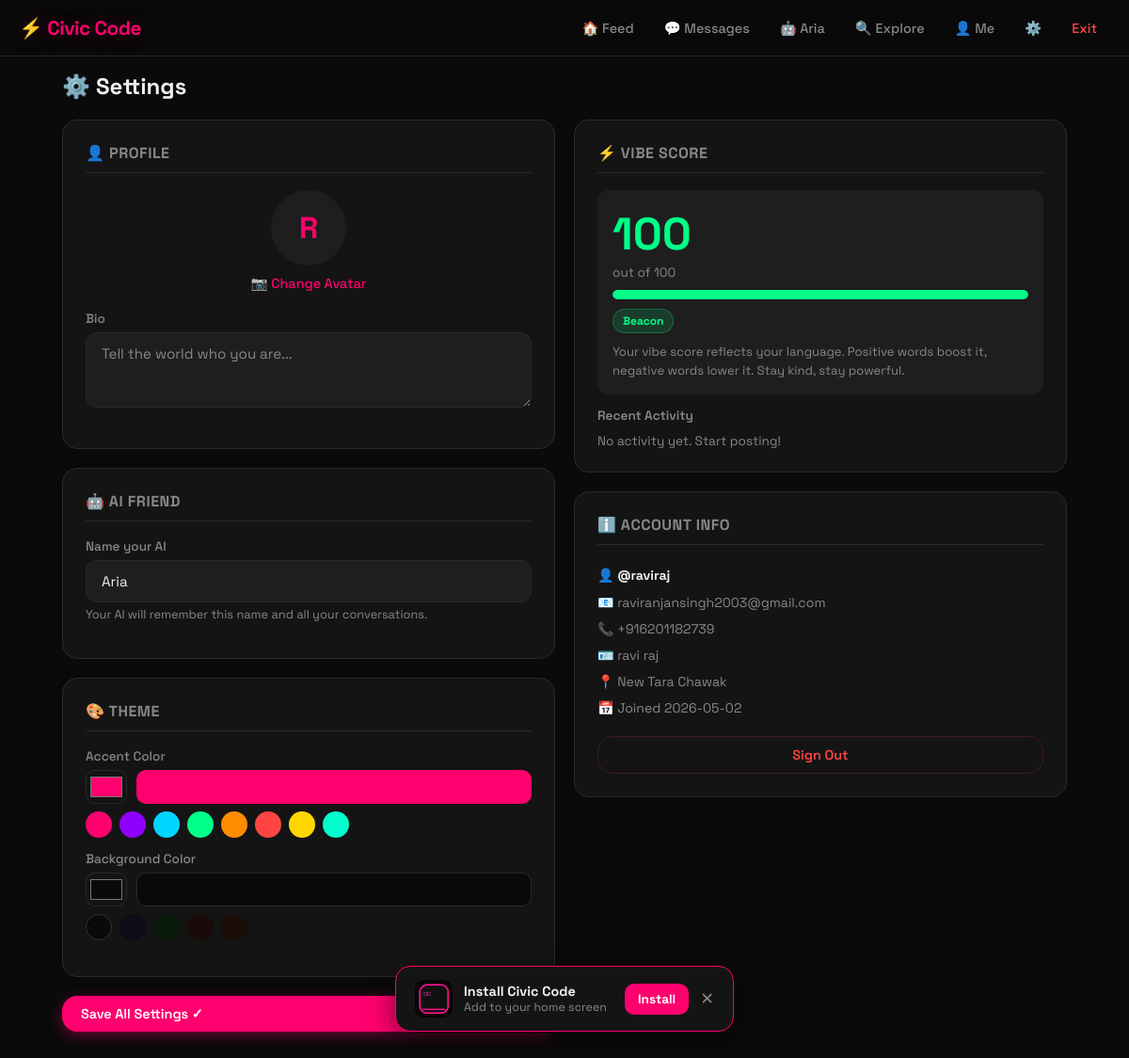
The app's page /settings (signed in) with its own data.
### tables this page shows
CREATE TABLE users (
            id INTEGER PRIMARY KEY AUTOINCREMENT,
            username TEXT UNIQUE NOT NULL,
            email TEXT UNIQUE,
            phone TEXT UNIQUE,
            password TEXT NOT NULL,
            full_name TEXT DEFAULT '',
            address TEXT DEFAULT '',
            bio TEXT DEFAULT '',
            avatar TEXT DEFAULT '',
            ai_name TEXT DEFAULT 'Aria',
            theme_primary TEXT DEFAULT '#ff006e',
            theme_bg TEXT DEFAULT '#0a0a0a',
            behavior_score INTEGER DEFAULT 100,
            created_at DATETIME DEFAULT CURRENT_TIMESTAMP
        );

### app.py (the view, shortened to what this page needs)
@app.route("/settings", methods=["GET", "POST"])
@login_required
def settings():
    db = get_db()
    user = db.execute("SELECT * FROM users WHERE id=?", (session["user_id"],)).fetchone()
    behavior_log = db.execute(
        "SELECT * FROM behavior_log WHERE user_id=? ORDER BY created_at DESC LIMIT 20",
        (session["user_id"],)
    ).fetchall()
    vibe_label, vibe_color = get_vibe_label(user["behavior_score"])
    db.close()
    return render_template("settings.html", user=user, behavior_log=behavior_log,
                           vibe_label=vibe_label, vibe_color=vibe_color)

### app.py (called while the page is built)
def login_required(f):
    @wraps(f)
    def decorated(*args, **kwargs):
        if "user_id" not in session:
            return redirect(url_for("login"))
        return f(*args, **kwargs)
    return decorated

### behavior.py (called while the page is built)
def get_vibe_label(score: int):
    if score >= 90:
        return "Beacon", "#00ff88"
    elif score >= 75:
        return "Positive", "#7fff00"
    elif score >= 55:
        return "Neutral", "#ffdd00"
    elif score >= 35:
        return "Shaky", "#ff8800"
    elif score >= 15:
        return "Toxic", "#ff4400"
    else:
        return "Banned Zone", "#ff0000"

### database.py (called while the page is built)
def get_db():
    conn = sqlite3.connect(DB_PATH)
    conn.row_factory = sqlite3.Row
    conn.execute("PRAGMA journal_mode=WAL")
    conn.execute("PRAGMA foreign_keys=ON")
    return conn

### templates/settings.html (shortened to what this page needs)
{% extends "base.html" %}
{% block body %}
<div class="main-container">
  <h1 style="font-size:1.5rem;font-weight:700;margin-bottom:20px;">⚙️ Settings</h1>
  <div class="settings-grid">
    <div>
      <form method="POST" enctype="multipart/form-data">
        <div class="settings-card" style="margin-bottom:20px;">
          <h2>👤 Profile</h2>
          <div class="form-group" style="text-align:center;margin-bottom:20px;">
            <div style="width:80px;height:80px;border-radius:50%;background:var(--surface2);display:flex;align-items:center;justify-content:center;font-size:2rem;font-weight:700;color:var(--primary);margin:0 auto 10px;overflow:hidden;">
              {% if user.avatar %}<img src="/uploads/{{ user.avatar }}" style="width:100%;height:100%;object-fit:cover;">{% else %}{{ user.username[0].upper() }}{% endif %}
            </div>
            <label for="avatarFile" style="cursor:pointer;color:var(--primary);font-size:0.9rem;">📷 Change Avatar</label>
          </div>
          <div class="form-group">
            <label>Bio</label>
            <textarea class="input" name="bio" placeholder="Tell the world who you are...">{{ user.bio or '' }}</textarea>
          </div>
        </div>
        <div class="settings-card" style="margin-bottom:20px;">
          <h2>🤖 AI Friend</h2>
          <div class="form-group">
            <label>Name your AI</label>
            <input class="input" name="ai_name" value="{{ user.ai_name or 'Aria' }}" placeholder="e.g. Nova, Kai, Alex...">
            <p style="font-size:0.8rem;color:var(--muted);margin-top:4px;">Your AI will remember this name and all your conversations.</p>
          </div>
        </div>
        <div class="settings-card" style="margin-bottom:20px;">
          <h2>🎨 Theme</h2>
          <div class="form-group">
            <label>Accent Color</label>
            <div class="color-row">
              <input type="color" name="theme_primary" id="colorPrimary" value="{{ user.theme_primary or '#ff006e' }}" oninput="updatePreview()">
              <div class="color-preview" id="colorPreview" style="background:{{ user.theme_primary or '#ff006e' }};"></div>
            </div>
            <div class="preset-colors">
              <div class="preset-dot" style="background:#ff006e;" onclick="setColor('#ff006e')" title="Hot Pink"></div>
              <div class="preset-dot" style="background:#9000ff;" onclick="setColor('#9000ff')" title="Purple"></div>
              <div class="preset-dot" style="background:#00d4ff;" onclick="setColor('#00d4ff')" title="Cyan"></div>
              <div class="preset-dot" style="background:#00ff88;" onclick="setColor('#00ff88')" title="Neon Green"></div>
              <div class="preset-dot" style="background:#ff8c00;" onclick="setColor('#ff8c00')" title="Orange"></div>
              <div class="preset-dot" style="background:#ff4444;" onclick="setColor('#ff4444')" title="Red"></div>
              <div class="preset-dot" style="background:#ffd700;" onclick="setColor('#ffd700')" title="Gold"></div>
              <div class="preset-dot" style="background:#00ffcc;" onclick="setColor('#00ffcc')" title="Mint"></div>
            </div>
          </div>
          <div class="form-group">
            <label>Background Color</label>
            <div class="color-row">
              <input type="color" name="theme_bg" id="colorBg" value="{{ user.theme_bg or '#0a0a0a' }}" oninput="updateBg()">
              <div id="bgPreview" style="flex:1;height:36px;border-radius:10px;background:{{ user.theme_bg or '#0a0a0a' }};border:1px solid var(--border);transition:background 0.3s;"></div>
            </div>
            <div class="preset-colors">
              <div class="preset-dot" style="background:#0a0a0a;border:1px solid #333;" onclick="setBg('#0a0a0a')" title="Pure Black"></div>
              <div class="preset-dot" style="background:#0d0d1a;" onclick="setBg('#0d0d1a')" title="Deep Navy"></div>
              <div class="preset-dot" style="background:#0a1a0a;" onclick="setBg('#0a1a0a')" title="Deep Green"></div>
              <div class="preset-dot" style="background:#1a0a0a;" onclick="setBg('#1a0a0a')" title="Deep Red"></div>
              <div class="preset-dot" style="background:#1a0d0a;" onclick="setBg('#1a0d0a')" title="Deep Brown"></div>
            </div>
          </div>
        </div>
        <button type="submit" class="btn btn-primary" style="width:100%;">Save All Settings ✓</button>
      </form>
    </div>
    <div>
      <div class="settings-card" style="margin-bottom:20px;">
        <h2>⚡ Vibe Score</h2>
        <div class="vibe-section">
          <div style="font-size:3rem;font-weight:800;color:{{ vibe_color }};">{{ user.behavior_score }}</div>
          <div style="font-size:0.85rem;color:var(--muted);margin-top:2px;">out of 100</div>
          <div style="height:10px;background:var(--border);border-radius:99px;margin:10px 0;overflow:hidden;">
            <div style="height:100%;width:{{ user.behavior_score }}%;background:{{ vibe_color }};border-radius:99px;transition:width 0.5s;"></div>
          </div>
          <span class="vibe-badge" style="background:{{ vibe_color }}22;color:{{ vibe_color }};border:1px solid {{ vibe_color }}44;">{{ vibe_label }}</span>
          <p style="font-size:0.82rem;color:var(--muted);margin-top:10px;line-height:1.5;">
            Your vibe score reflects your language. Positive words boost it, negative words lower it. Stay kind, stay powerful.
          </p>
        </div>
        <h3 style="font-size:0.85rem;font-weight:600;margin-bottom:10px;color:var(--muted);">Recent Activity</h3>
        {% if behavior_log %}
        {% for log in behavior_log %}
        <div class="log-item">
          <span>{{ log.reason }}</span>
          <span class="log-delta {% if log.change > 0 %}pos{% else %}neg{% endif %}">{{ '+' if log.change > 0 else '' }}{{ log.change }}</span>
        </div>
        {% endfor %}
        {% else %}
        <p style="color:var(--muted);font-size:0.85rem;">No activity yet. Start posting!</p>
        {% endif %}
      </div>
      <div class="settings-card">
        <h2>ℹ️ Account Info</h2>
        <div style="font-size:0.88rem;color:var(--muted);line-height:2;">
          <div>👤 <strong style="color:var(--text);">@{{ user.username }}</strong></div>
          {% if user.email %}<div>📧 {{ user.email }}</div>{% endif %}
          {% if user.phone %}<div>📞 {{ user.phone }}</div>{% endif %}
          {% if user.full_name %}<div>🪪 {{ user.full_name }}</div>{% endif %}
          {% if user.address %}<div>📍 {{ user.address }}</div>{% endif %}
          <div>📅 Joined {{ user.created_at[:10] }}</div>
        </div>
        <a href="/logout" class="btn btn-ghost" style="width:100%;margin-top:16px;justify-content:center;color:#ff4444;border-color:#ff444433;">Sign Out</a>
      </div>
    </div>
  </div>
</div>
{% endblock %}

### templates/base.html (shortened to what this page needs)
<!DOCTYPE html>
<html lang="en">
<head>
</head>
<body>
{% if user %}
<nav class="navbar">
  <a href="/" class="nav-brand">⚡ Civic Code</a>
  <div class="nav-links">
    <a href="/" {% if request.endpoint == 'index' %}class="active"{% endif %}>🏠 Feed</a>
    <a href="/messages" {% if request.endpoint == 'messages' %}class="active"{% endif %}>
      💬 Messages {% if unread is defined and unread > 0 %}<span class="badge">{{ unread }}</span>{% endif %}
    </a>
    <a href="/ai-chat" {% if request.endpoint == 'ai_chat' %}class="active"{% endif %}>🤖 {{ user.ai_name or 'AI' }}</a>
    <a href="/search" {% if request.endpoint == 'search_users' %}class="active"{% endif %}>🔍 Explore</a>
    <a href="/profile/{{ user.username }}" {% if request.endpoint == 'profile' %}class="active"{% endif %}>👤 Me</a>
    <a href="/settings">⚙️</a>
    <a href="/logout" style="color:#ff4444;">Exit</a>
  </div>
</nav>
{% endif %}
{% block body %}{% endblock %}
{% if user %}
<div id="pwaInstallBanner" style="display:none;position:fixed;bottom:80px;left:50%;transform:translateX(-50%);z-index:4000;background:var(--surface);border:1px solid var(--primary);border-radius:16px;padding:14px 20px;display:flex;align-items:center;gap:12px;max-width:360px;width:90%;box-shadow:0 8px 30px rgba(0,0,0,0.5);">
  <img src="/static/icons/icon-72.png" style="width:40px;height:40px;border-radius:10px;">
  <div style="flex:1;">
    <div style="font-weight:700;font-size:0.9rem;">Install Civic Code</div>
    <div style="font-size:0.78rem;color:var(--muted);">Add to your home screen</div>
  </div>
  <button onclick="installPWA()" style="padding:8px 14px;background:var(--primary);color:#fff;border:none;border-radius:10px;font-family:inherit;font-weight:700;font-size:0.85rem;cursor:pointer;">Install</button>
  <button onclick="document.getElementById('pwaInstallBanner').style.display='none'" style="background:none;border:none;color:var(--muted);cursor:pointer;font-size:1.1rem;padding:0;">✕</button>
</div>
{% endif %}
</body>
</html>

### records on screen
users: ai_name "Aria", username "R", theme_primary "#ff006e", theme_bg "#0a0a0a", behavior_score "100", username "raviraj", email "raviranjansingh2003@gmail.com", phone "+916201182739", full_name "ravi raj", address "New Tara Chawak", created_at "2026-05-02"

### other values on screen
{{ vibe_label }} "Beacon"
